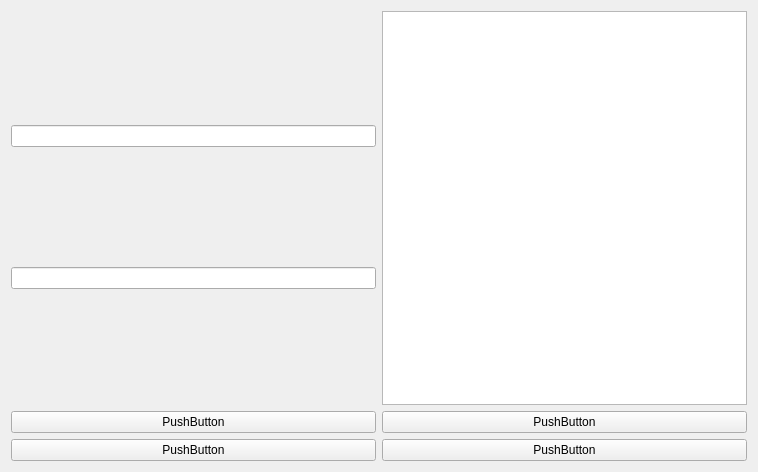
<?xml version="1.0" encoding="UTF-8"?>
<ui version="4.0">
 <class>Form</class>
 <widget class="QWidget" name="Form">
  <property name="geometry">
   <rect>
    <x>0</x>
    <y>0</y>
    <width>758</width>
    <height>472</height>
   </rect>
  </property>
  <property name="windowTitle">
   <string>Form</string>
  </property>
  <layout class="QVBoxLayout" name="verticalLayout_3">
   <item>
    <layout class="QVBoxLayout" name="verticalLayout_2">
     <item>
      <layout class="QHBoxLayout" name="horizontalLayout">
       <item>
        <layout class="QVBoxLayout" name="verticalLayout">
         <item>
          <widget class="QLineEdit" name="lineEdit"/>
         </item>
         <item>
          <widget class="QLineEdit" name="lineEdit_2"/>
         </item>
        </layout>
       </item>
       <item>
        <widget class="QGraphicsView" name="graphicsView"/>
       </item>
      </layout>
     </item>
     <item>
      <layout class="QGridLayout" name="gridLayout">
       <item row="0" column="0">
        <widget class="QPushButton" name="pushButton">
         <property name="text">
          <string>PushButton</string>
         </property>
        </widget>
       </item>
       <item row="0" column="1">
        <widget class="QPushButton" name="pushButton_2">
         <property name="text">
          <string>PushButton</string>
         </property>
        </widget>
       </item>
       <item row="1" column="0">
        <widget class="QPushButton" name="pushButton_3">
         <property name="text">
          <string>PushButton</string>
         </property>
        </widget>
       </item>
       <item row="1" column="1">
        <widget class="QPushButton" name="pushButton_4">
         <property name="text">
          <string>PushButton</string>
         </property>
        </widget>
       </item>
      </layout>
     </item>
    </layout>
   </item>
  </layout>
 </widget>
 <resources/>
 <connections/>
</ui>
